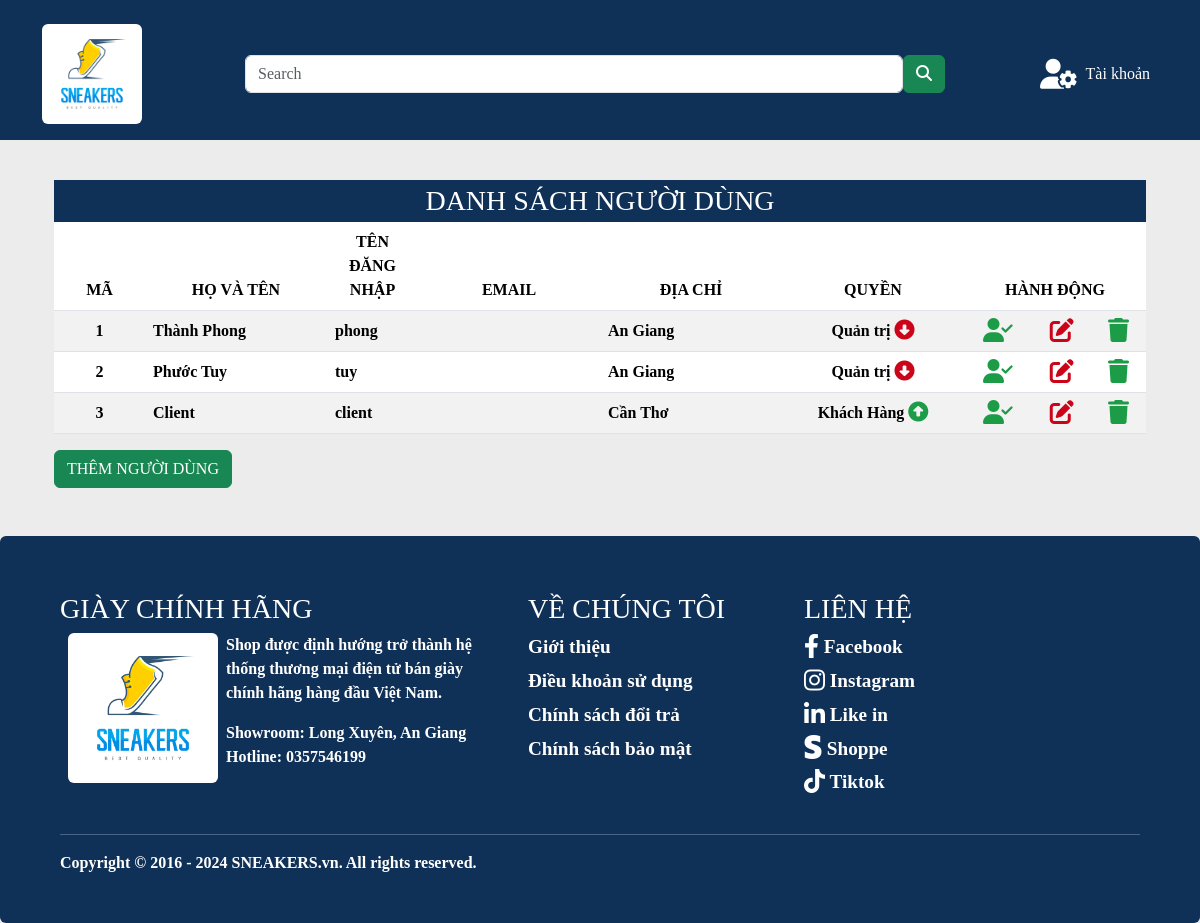
The page /index.php?do=nguoidung on the database its author committed.
### tables this page shows
CREATE TABLE
    `nguoidung` (
        `MaNguoiDung` int (10) NOT NULL AUTO_INCREMENT,
        `QuyenHan` int (1) NOT NULL,
        `TenNguoiDung` varchar(50) NOT NULL,
        `TenDangNhap` varchar(50) NOT NULL,
        `MatKhau` varchar(100) NOT NULL,
        `DiaChi` text NOT NULL,
        `Khoa` tinyint (1) NOT NULL,
        `Email` varchar(100) NOT NULL,
        PRIMARY KEY (`MaNguoiDung`)
    );

### nguoidung.php (the view, shortened to what this page needs)
<?php
$sql = "SELECT * FROM `nguoidung` WHERE 1";
$ds = $connect->query($sql);
?>
<div class="container mt-3">
    <div class="row">
        <div class="col-12-md">
            <h3 class="header-ds bg_primary text-center text-white mb-0 p-1">DANH SÁCH NGƯỜI DÙNG</h3>
            <div class="table-responsive-lg ">
                <table class="table table-striped text-center">
                    <thead>
                        <tr>
                            <th class='col-1'>MÃ</th>
                            <th class='col-2'>HỌ VÀ TÊN</th>
                            <th class='col-1'>TÊN ĐĂNG NHẬP</th>
                            <th class='col-2'>EMAIL</th>
                            <th class='col-2'>ĐỊA CHỈ</th>
                            <th class='col-2'>QUYỀN</th>
                            <th class='col-2' colspan="3">HÀNH ĐỘNG</th>
                        </tr>
                    </thead>
                    <tbody>
                        <?php
                        while ($dong = $ds->fetch_array(MYSQLI_ASSOC)) {
                            echo "<tr>";
                            echo "<td>" . $dong['MaNguoiDung'] . "</td>";
                            echo "<td style='text-align: left;'>" . $dong['TenNguoiDung'] . "</td>";
                            echo "<td style='text-align: left;'>" . $dong['TenDangNhap'] . "</td>";
                            echo "<td style='text-align: left;'>" . $dong['Email'] . "</td>";
                            echo "<td style='text-align: left;'>" . $dong['DiaChi'] . "</td>";
                            echo "<td>";
                            if ($dong["QuyenHan"] == 0) {
                                echo "Quản trị <a href='index.php?do=nguoidung_kichhoat&id=" . $dong["MaNguoiDung"] . "&quyen=1'>
                                <i class='icon-user fa-solid fa-circle-down fa-lg' style='color: #cc041a;'></i></a>";
                            } else {
                                echo "Khách Hàng <a href='index.php?do=nguoidung_kichhoat&id=" . $dong["MaNguoiDung"] . "&quyen=0'>
                                <i class='icon-user fa-solid fa-circle-up fa-lg' style='color: #1c9c46;'></i></a>";
                            }
                            echo "</td>";
                            echo "<td>";
                            if ($dong["Khoa"] == 0)
                                echo "<a href='index.php?do=nguoidung_kichhoat&id=" . $dong["MaNguoiDung"] . "&khoa=1'>
                                <i class='icon-user fa-solid fa-user-check fa-xl' style='color: #1c9c46;'></i></a>";
                            else
                                echo "<a href='index.php?do=nguoidung_kichhoat&id=" . $dong["MaNguoiDung"] . "&khoa=0'>
                                <i class='icon-user fa-solid fa-user-large-slash fa-xl' style='color: #cc041a;' ></i></a>";
                            echo "</td>";
                            echo "<td><a href='index.php?do=nguoidung_hoso&id=" . $dong["MaNguoiDung"] . "'>
                                <i class='icon-user fa-solid fa-pen-to-square fa-xl' style='color: #cc041a;'></i></a></td>";
                            echo "<td><a href='index.php?do=nguoidung_xoa&id=" . $dong["MaNguoiDung"] . "'
                                onclick='return confirm(\"Bạn có muốn xóa người dùng " . $dong['TenNguoiDung'] . " không?\")'>
                                <i class='icon-user fa-solid fa-trash fa-xl' style='color: #1c9c46;'></i></a></td>";
                            echo "</tr>";
                        }
                        ?>
                    </tbody>
                </table>
            </div>
            <a href="index.php?do=nguoidung_them" class="btn btn-success">THÊM NGƯỜI DÙNG</a>
        </div>
    </div>
</div>

### assets/css/style.css (style rules this page uses)
:root { --primary-color: #0f3057; --secondary-color: #cc041a; --color-success: #1b9c85; --color-danger: #ff0060; --color-light: rgba(132, 139, 200, 0.18); --color-dark: #363949; --color-dark-variant: #677483; --box-shadow: 2rem 0 3rem var(--color-light); }
html { margin: auto; }
body { font-family: Cambria, Cochin, Georgia, Times, "Times New Roman", serif; font-weight: 600; background: #ececec; margin: 0; padding: 0; }
a { text-decoration: none; color: #fff; }
.bg_primary { background-color: var(--primary-color); }
.header-ds { color: var(--primary-color); }
.icon-user { text-align: center; }

### rows shown on the page
nguoidung: MaNguoiDung "1", TenNguoiDung "Thành Phong", TenDangNhap "phong", DiaChi "An Giang"
nguoidung: MaNguoiDung "2", TenNguoiDung "Phước Tuy", TenDangNhap "tuy", DiaChi "An Giang"
nguoidung: MaNguoiDung "3", TenNguoiDung "Client", TenDangNhap "client", DiaChi "Cần Thơ"

### other values the page prints
$taikhoan "Tài khoản"
